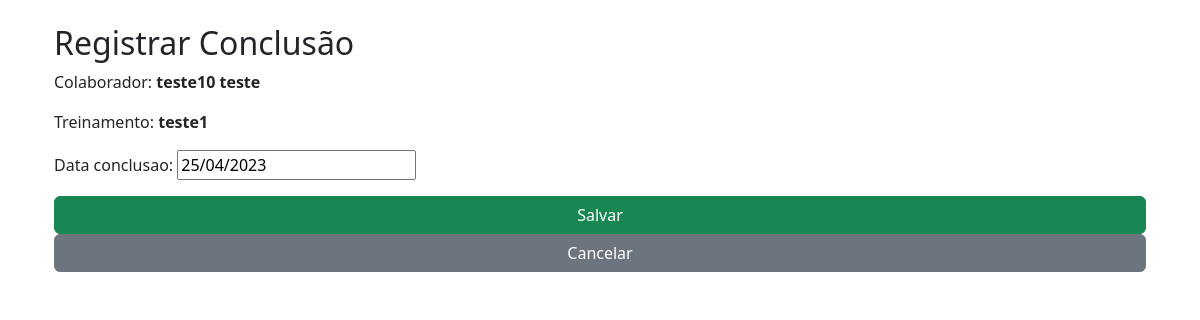
/treinamentos/concluir/1/, run on the app's committed database.
### colaboradores/models.py (models this page shows, shortened)
class TreinamentoColaborador(models.Model):
    colaborador = models.ForeignKey(Colaborador, on_delete=models.CASCADE)
    treinamento = models.ForeignKey(Treinamento, on_delete=models.CASCADE)
    data_conclusao = models.DateField(null=True, blank=True)
    data_validade_treinamento = models.DateField(null=True, blank=True)
    STATUS_CHOICES = [
        ('pendente', 'Pendente'),
        ('valido', 'Válido'),
        ('vencido', 'Vencido'),
    ]
    status = models.CharField(max_length=10, choices=STATUS_CHOICES, default='pendente')

class Colaborador(models.Model):
    nome = models.CharField(max_length=50)
    sobrenome = models.CharField(max_length=50)
    cpf = models.CharField(max_length=11)
    data_nascimento = models.DateField()
    email = models.EmailField(unique=True)
    telefone = models.CharField(max_length=15, blank=True)
    cargo = models.CharField(max_length=100)
    matricula = models.IntegerField(unique=True, null=True, blank=True)
    data_admissao = models.DateField()
    usuario = models.OneToOneField(Conta, on_delete=models.CASCADE, related_name='colaborador', null=True, blank=True)
    treinamentos = models.ManyToManyField(Treinamento, through='TreinamentoColaborador', related_name='colaboradores_inscritos', blank=True)

### treinamentos/models.py (models this page shows, shortened)
class Treinamento(models.Model):
    STATUS_CHOICES = [
        ('naorealizado', 'Não Realizado'),
        ('emandamento', 'Em aplicação'),
        ('concluido', 'Concluído')
    ]
    nome = models.CharField(max_length=200)
    descricao = models.CharField(max_length=200)
    status = models.CharField(max_length=20, choices=STATUS_CHOICES, default='naorealizado')
    prazo_validade = models.IntegerField(help_text='Validade do treinamento em meses')
    colaboradores = models.ManyToManyField('colaboradores.Colaborador', through='colaboradores.TreinamentoColaborador', related_name='treinamentos_associados')

### treinamentos/views.py (the view)
# urls.py: path('concluir/<int:pk>/', views.registrar_conclusao, name='registrar_conclusao'),
def registrar_conclusao(request, pk):
    relacao = get_object_or_404(TreinamentoColaborador, pk=pk)
    if request.method == 'POST':
        form = RegistrarConclusaoForm(request.POST, instance=relacao)
        if form.is_valid():
            form.save()  # Salva a data de conclusão
            relacao.atualizar_validade_treinamento()  # Atualiza a validade e status
            return redirect('listar_colaboradores_treinamento', pk=relacao.treinamento.id)
    else:
        form = RegistrarConclusaoForm(instance=relacao)
    return render(request, 'treinamentos/registrar_conclusao.html', {
        'form': form,
        'relacao': relacao
    })

### treinamentos/views.py
class RegistrarConclusaoForm(forms.ModelForm):
    class Meta:
        model = TreinamentoColaborador
        fields = ['data_conclusao']
        widgets = {
            'data_conclusao': forms.DateInput(format='%d/%m/%Y'),
        }
    def __init__(self, *args, **kwargs):
        super().__init__(*args, **kwargs)
        self.fields['data_conclusao'].input_formats = ['%d/%m/%Y']

### treinamentos/templates/treinamentos/registrar_conclusao.html (shortened to what this page needs)
{% extends 'base.html' %}
{% block content %}
<div class="container">
    <h2>Registrar Conclusão</h2>
    <p>Colaborador: <strong>{{ relacao.colaborador.nome }} {{ relacao.colaborador.sobrenome }}</strong></p>
    <p>Treinamento: <strong>{{ relacao.treinamento.nome }}</strong></p>
    <form method="post">
        {{ form.as_p }}
        <button type="submit" class="btn btn-success">Salvar</button>
        <a href="{% url 'listar_colaboradores_treinamento' relacao.treinamento.id %}" class="btn btn-secondary">Cancelar</a>
    </form>
</div>
{% endblock %}

### static/css/base.css (style rules this page uses)
.container { min-height: 100vh; }
.btn { width: 100%; }

### data on the page
TreinamentoColaborador: colaborador.nome "teste10", colaborador.sobrenome "teste", treinamento.nome "teste1", data_conclusao "25/04/2023"
